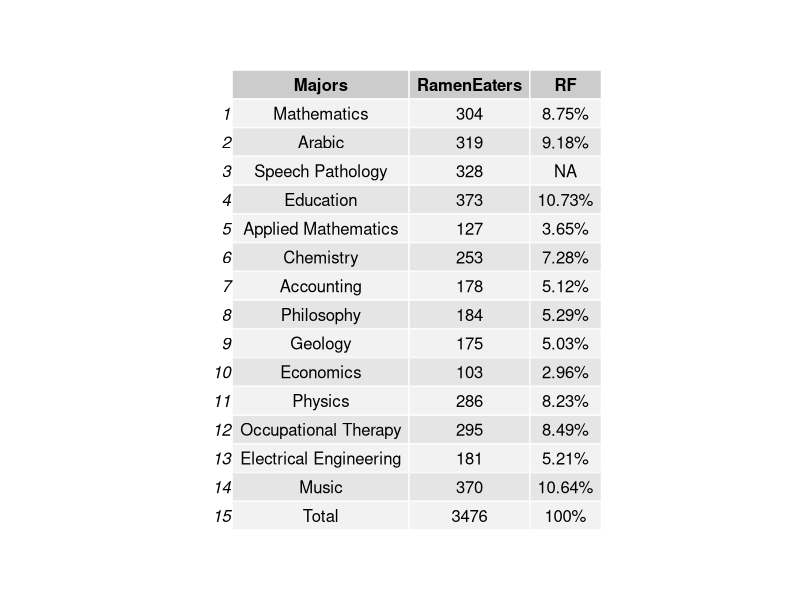
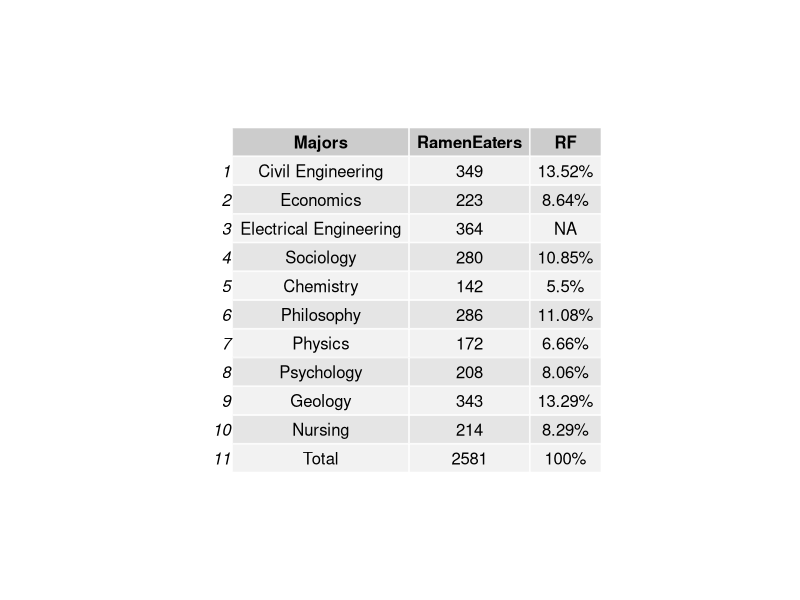
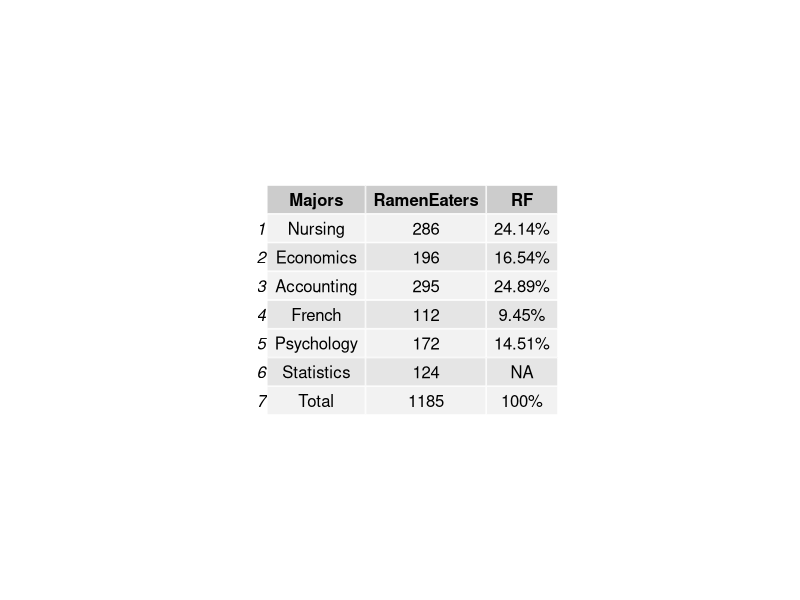
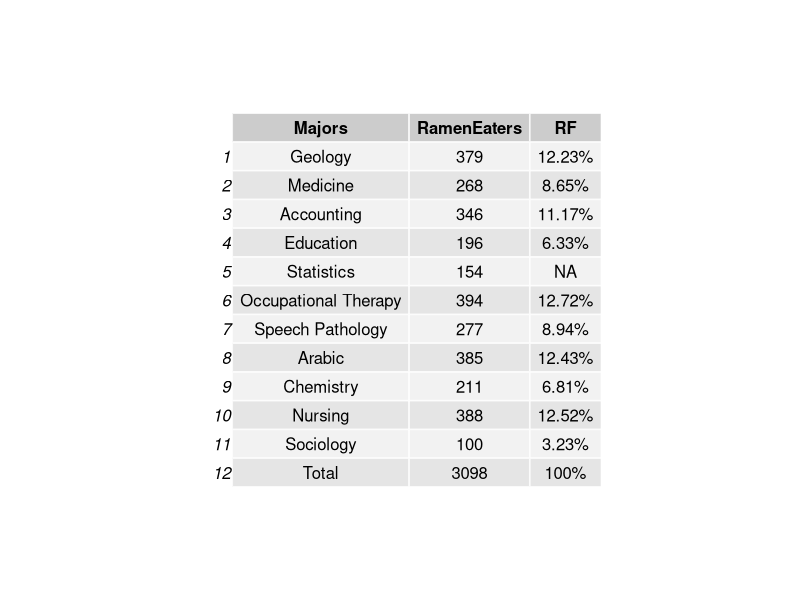
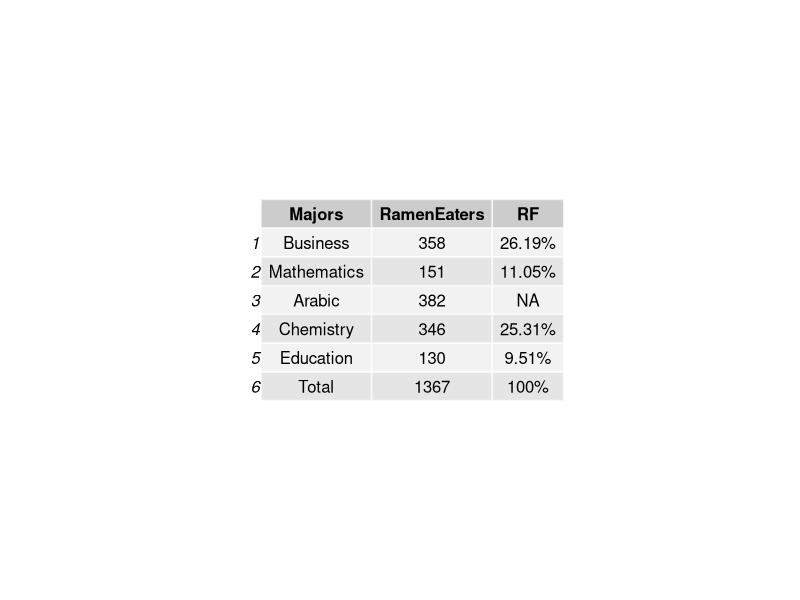
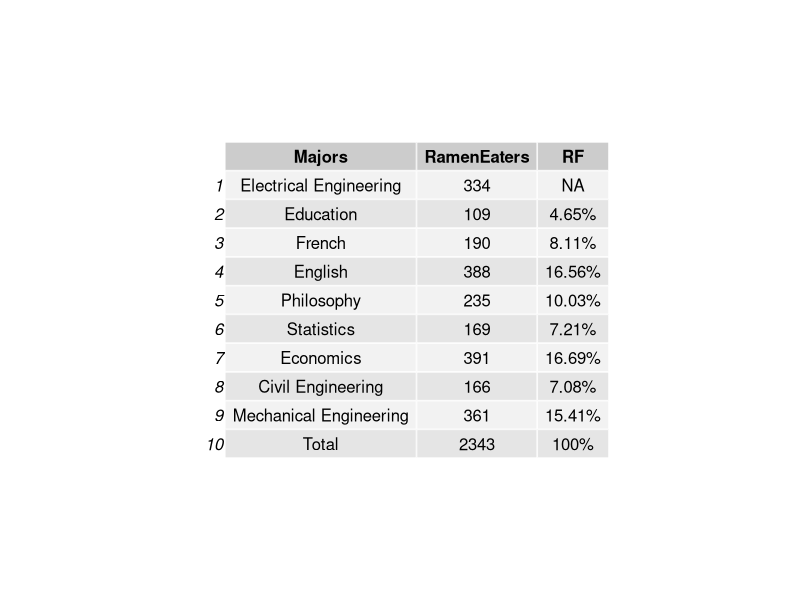
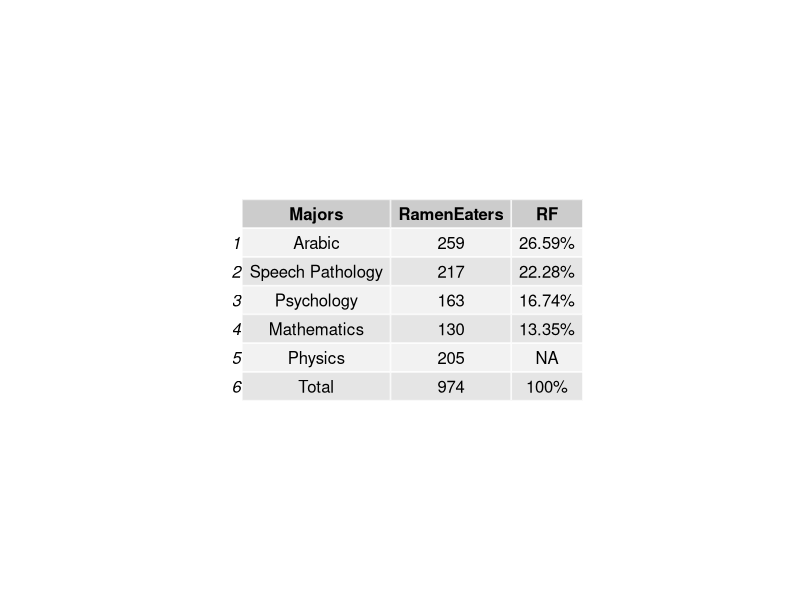
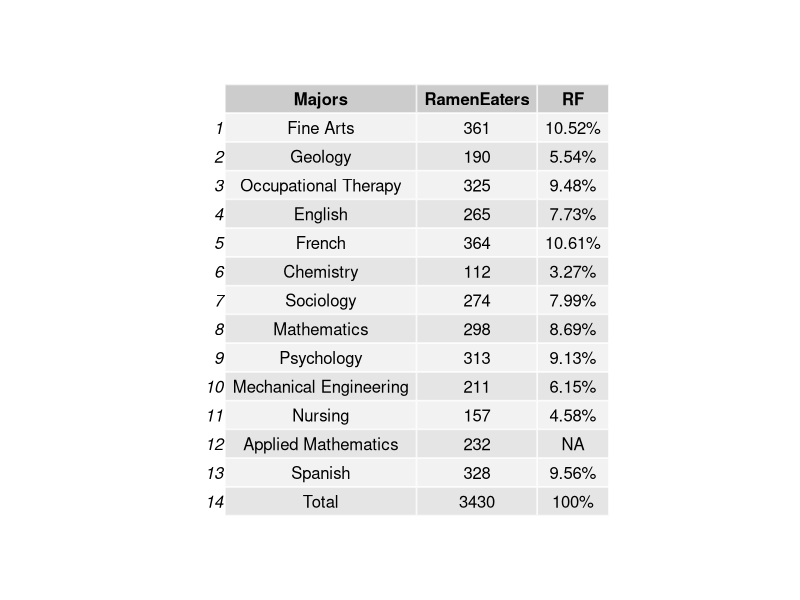

R code for these plots, in order: (Note: this script raises an error after producing the figures.)
##### RFTableMC1 #####
library(gridExtra) # the pacakge needed for this particular question to create multiple grid-level plots in a page
RFTableMC1= function(
title = "RFTableMC1", # Question-bank title that will be easily viewable in e-learning
n = 200, # Number of questions to generate
type = "MC", # The question type, one of many possible types on e-learning
answers = 5, # Number of answers per MC question
points.per.q = 4, # Number of points the question is worth (on the test)
difficulty = 1, # An easily viewable difficulty level on e-learning
quest.txt1 = "For her class project in statistics, a student researcher decides to survey other students and track the number of ramen noodle eaters she can find in various majors. She decides to summarize her findings in the depicted (incomplete) relative frequency table. What is the relative frequency of ramen noodle eaters who major in ",
quest.txt2 = "?", # The above 2 question texts are static text for the full question
majors = c("Physics", "Statistics", "Speech Pathology", "Psychology", "Music", "Philosophy",
            "Mathematics", "Fine Arts", "Chemistry", "Sociology", "Education", "Business",
            "Accounting", "Geology", "Occupational Therapy", "Nursing", "Medicine",
            "Electrical Engineering", "Mechanical Engineering", "Civil Engineering",
            "English", "Spanish", "French", "Arabic", "Economics", "Applied Mathematics"), # This is a vector of major for the question
dat.size = 5:15, # This is the number of values to be randomly generated for the dataset
digits = 2, # This is the number of decimal places to round off the data
loc.path = "/Users/josephyang/Desktop/School Stuff/STAT 1600/Course Development/Question Generators/Stat1600-QGen/RFTableMC1 images/", # This is the local path used to store any randomly generated image files
e.path = "Images/", # This is the path on e-learning used to store any above-implemented image files
hint = "Read the Data Presentation chapter of your coursepack.", # This is a student hint, visible to them during the exam on e-learning
feedback = "For the specified category, calculate frequency over total and multiply by 100%." # This is student feedback, visible after the exam
)
{
param <- c("NewQuestion","ID","Title","QuestionText","Points","Difficulty", "Image",
           rep("Option", answers),"Hint","Feedback") # These are setting row names for the CSV file
questions <- data.frame() # This opens a data frame to store the randomly generated questions below
for(i in 1:n)
{
  ID <- paste(title, i, sep = "-") # The ID of the specific question within the bank, title + question number in the loop
  points <- sample(c(rep(0,answers-1),100),replace=F) # The proportion of points assigned to each possible answer, 1 if correct or 0 if incorrect
  corr.ind <- 7 + which.max(points) # This is the row index of the correct answer
  dat.size1 <- sample(dat.size, size = 1) # randomly generating sample size for the question
  Majors <- sample(majors, size = dat.size1) # randomly generating sample size for the major option for the question
  data1 <- sample(Majors, size = 1) # randomly selecting a single major option for the question
  RamenEaters <- sample(seq(100, 400, by = 3), size = dat.size1) # randomly generating number of ramen eaters for each of the major option
  RF.calc <- round(RamenEaters/sum(RamenEaters)*100, digits = digits) # equation for calculating relative frequency
  RF <- paste(RF.calc, "%", sep = "")
  data.calc <- data.frame(Majors, RF.calc)
  data <- data.frame(Majors, RamenEaters, RF, stringsAsFactors = FALSE) # This is how we're randomly generating data frame for this question
  corr.ans <- RF[Majors == data1] # This is the correct answer to the question
  data[Majors == data1, 3] <- NA
  data <- rbind(data, c("Total", sum(RamenEaters), "100%")) # creating a final row of total values beneath the data frame
  ans.txt <- c(sample(c(paste(seq((RF.calc[Majors == data1] + 1), 40, by = 10^-digits), "%", sep = ""),
                        paste(seq(0, (RF.calc[Majors == data1] - 1), by = 10^-digits), "%", sep = "")),
                      size = answers-1),
               sample(c("None of These", "All of These"), size = 1)) # These are randomly generated incorrect answers.
  content <- c(type, ID, ID, paste(quest.txt1, data1, quest.txt2, sep = ""),
               points.per.q, difficulty, paste(e.path, paste(title, i, sep = "-"), ".jpeg", sep = ""),
               points, hint, feedback) # This is collecting a lot of the above information into a single vector
  options <- c(rep("",7), ans.txt, rep("",2)) # This is collecting the incorrect answers above, and indexing them correctly by row
  options[corr.ind] <- corr.ans # This is imputing the correct answer at the appropriate row index
  questions[(1+(9+answers)*i):((9+answers)*(i+1)),1] <- param # This is indexing and storing all the row names
  questions[(1+(9+answers)*i):((9+answers)*(i+1)),2] <- content # Indexing and storing all the content
  questions[(1+(9+answers)*i):((9+answers)*(i+1)),3] <- options # Indexing and storing the answers, both incorrect and correct
  jpeg(filename=paste(loc.path, paste(title, i, sep = "-"), ".jpeg", sep = ""),
       height = 25*nrow(data), width = 120*ncol(data)) # creating the image files in the designated place
  p <- tableGrob(data) #Creating the summary statistics for the graphical item
  grid.arrange(p) #arranging all the summary statistics for the graphical items in one location
  dev.off()
}
questions <- questions[((10+answers)):((9+answers)*(n+1)),] # Storing only what's needed for e-learning upload as a CSV file
write.table(questions, sep=",", file=paste(title, ".csv", sep = ""),
            row.names=F, col.names=F) # Writing the CSV file
}

RFTableMC1() # creating the csv file